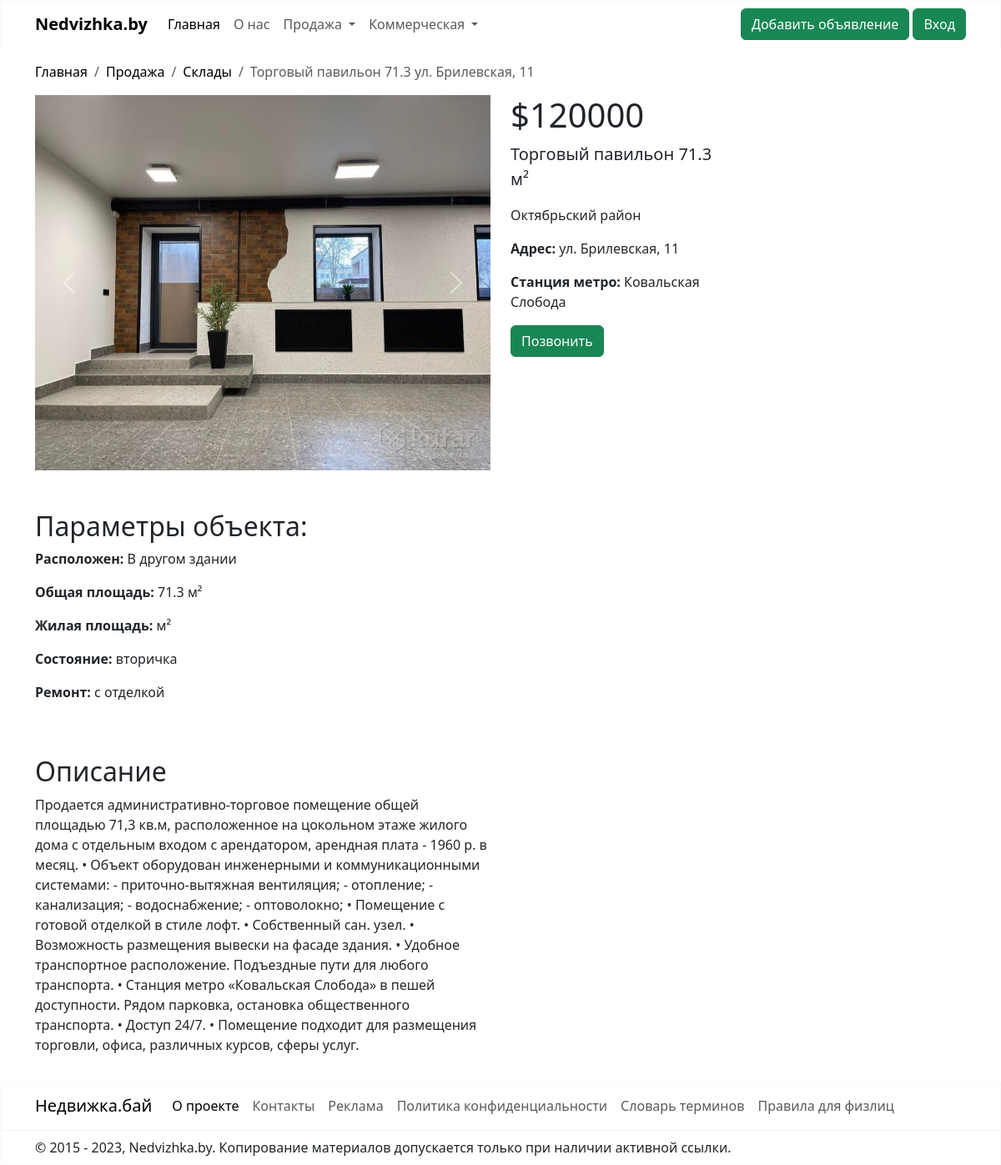
Screenshot of /sale/trade/1/ with the database file from the repository.
### sale/models.py (models this page shows)
class Realty(models.Model):
    address = models.CharField(max_length=100)
    district = models.CharField(choices=DISTRICT, max_length=40, blank=True)
    subway = models.CharField(choices=SUBWAY, max_length=50, blank=True)
    description = models.CharField(max_length=4000)
    total_area = models.FloatField(validators=[MinValueValidator(10)])
    facilities = models.CharField(max_length=2000, blank=True)
    condition = models.CharField(choices=CONDITION, max_length=20)
    renovation = models.CharField(choices=RENOVATION, max_length=20)
    price = models.PositiveIntegerField(validators=[MinValueValidator(1)])
    image = models.ImageField(null=True, blank=True, upload_to="images")
    image_2 = models.ImageField(null=True, blank=True, upload_to="images")
    image_3 = models.ImageField(null=True, blank=True, upload_to="images")
    image_4 = models.ImageField(null=True, blank=True, upload_to="images")
    image_5 = models.ImageField(null=True, blank=True, upload_to="images")
    creator = models.ForeignKey(User, on_delete=models.CASCADE, default=1)
    is_moderated = models.BooleanField(default=False)
    class Meta:
        abstract = True

class Trade(Realty):
    location = models.CharField(choices=LOCATION, max_length=20)

### sale/views.py (the view)
# urls.py: path('trade/<int:pk>/', TradeDetailView.as_view(), name='trade'),
class TradeDetailView(DetailView):
    model = Trade
    template_name = "tradedetailview.html"
    def get(self, request, *args, **kwargs):
        self.object = self.get_object()
        context = self.get_context_data(object=self.object)
        return self.render_to_response(context)

### sale/templates/tradedetailview.html (shortened to what this page needs)
{% extends "base.html" %}
{% block content %}
    <div class="container-md mt-3 mb-3">
        <nav aria-label="breadcrumb">
            <ol class="breadcrumb">
                <li class="breadcrumb-item"><a style="text-decoration: none; color: black;"
                                               href="{% url "nedvizhka" %}">Главная</a></li>
                <li class="breadcrumb-item"><a style="text-decoration: none; color: black;" href="#">Продажа</a></li>
                <li class="breadcrumb-item"><a style="text-decoration: none; color: black;" href="{% url "trade" %}">Склады</a>
                </li>
                <li class="breadcrumb-item active"
                    aria-current="page">Торговый павильон {{ trade.total_area }} {{ trade.address }}</li>
            </ol>
        </nav>
    </div>
    <div class="container-md mt-3 mb-3">
        <div class="row">
            <div class="col-md-6">
                <div id="carouselExample" class="carousel slide">
                    <div class="carousel-inner">
                        {% if trade.image %}
                            <div class="carousel-item active">
                                <img src="{{ trade.image.url }}" class="d-block w-100" alt="..."
                                     style="width: 100%; height: 450px">
                            </div>
                        {% endif %}
                    </div>
                    <button class="carousel-control-prev" type="button" data-bs-target="#carouselExample"
                            data-bs-slide="prev">
                        <span class="carousel-control-prev-icon" aria-hidden="true"></span>
                    </button>
                    <button class="carousel-control-next" type="button" data-bs-target="#carouselExample"
                            data-bs-slide="next">
                        <span class="carousel-control-next-icon" aria-hidden="true"></span>
                    </button>
                </div>
            </div>
            <div class="col-md-3">
                <h1>${{ trade.price }}</h1>
                <p class="lead">Торговый павильон {{ trade.total_area }} м²</p>
                {% if trade.district %}
                    <p>{{ trade.get_district_display }} район</p>
                {% endif %}
                <p><strong>Адрес:</strong> {{ trade.address }}</p>
                {% if trade.subway %}
                    <p><strong>Cтанция метро: </strong>{{ trade.get_subway_display }}</p>
                {% endif %}
                <button type="button" class="btn btn-success" data-bs-toggle="modal" data-bs-target="#exampleModal">
                    Позвонить
                </button>
            </div>
        </div>
        <div class="row mt-5">
            <div class="col-md-6">
                <h2>Параметры объекта:</h2>
                <p><strong>Расположен:</strong> {{ trade.get_location_display }}</p>
                <p><strong>Общая площадь:</strong> {{ trade.total_area }} м²</p>
                <p><strong>Жилая площадь:</strong> {{ trade.living_area }} м²</p>
                <p><strong>Состояние:</strong> {{ trade.get_condition_display }}</p>
                <p><strong>Ремонт:</strong> {{ trade.get_renovation_display }}</p>
            </div>
        </div>
        <div class="row mt-5">
            <div class="col-md-6">
                <h2>Описание</h2>
                <p>{{ trade.description }}</p>
            </div>
        </div>
    </div>
{% endblock %}

### rows the page displays
Trade: total_area "71.3", address "ул. Брилевская, 11", image (picture), price "120000", district "Октябрьский", subway "Ковальская Слобода", location "В другом здании", condition "вторичка", renovation "с отделкой", description "Продается административно-торговое помещение общей площадью 71,3 кв.м, расположенное на цокольном этаже жилого дома с отдельным входом с арендатором, арендная плата - 1960 р. в месяц. • Объект оборудован инженерными и коммуникационными системами: - приточно-вытяжная вентиляция; - отопление; - канализация; - водоснабжение; - оптоволокно; • Помещение с готовой отделкой в стиле лофт. • Собственный сан. узел. • Возможность размещения вывески на фасаде здания. • Удобное транспортное расположение. Подъездные пути для любого транспорта. • Станция метро «Ковальская Слобода» в пешей доступности. Рядом парковка, остановка общественного транспорта. • Доступ 24/7. • Помещение подходит для размещения…"
